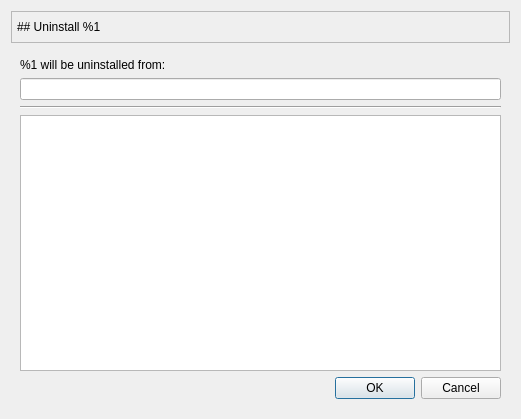
<?xml version="1.0" encoding="UTF-8"?>
<ui version="4.0">
 <class>Uninstaller</class>
 <widget class="QWidget" name="Uninstaller">
  <property name="geometry">
   <rect>
    <x>0</x>
    <y>0</y>
    <width>521</width>
    <height>419</height>
   </rect>
  </property>
  <property name="windowTitle">
   <string>Form</string>
  </property>
  <layout class="QGridLayout" name="gridLayout">
   <item row="1" column="0">
    <widget class="QStackedWidget" name="stackedWidget">
     <property name="currentIndex">
      <number>0</number>
     </property>
     <widget class="QWidget" name="page_1">
      <layout class="QVBoxLayout" name="verticalLayout">
       <item>
        <widget class="QLabel" name="label_page_1">
         <property name="sizePolicy">
          <sizepolicy hsizetype="Preferred" vsizetype="Minimum">
           <horstretch>0</horstretch>
           <verstretch>0</verstretch>
          </sizepolicy>
         </property>
         <property name="text">
          <string>%1 will be uninstalled from:</string>
         </property>
         <property name="textFormat">
          <enum>Qt::TextFormat::MarkdownText</enum>
         </property>
         <property name="wordWrap">
          <bool>true</bool>
         </property>
        </widget>
       </item>
       <item>
        <widget class="QLineEdit" name="appinstall_path">
         <property name="readOnly">
          <bool>true</bool>
         </property>
        </widget>
       </item>
       <item>
        <widget class="Line" name="line">
         <property name="orientation">
          <enum>Qt::Orientation::Horizontal</enum>
         </property>
        </widget>
       </item>
       <item>
        <widget class="QPlainTextEdit" name="filesReport">
         <property name="styleSheet">
          <string notr="true"/>
         </property>
        </widget>
       </item>
       <item>
        <widget class="QDialogButtonBox" name="buttonBox_1">
         <property name="standardButtons">
          <set>QDialogButtonBox::StandardButton::Cancel|QDialogButtonBox::StandardButton::Ok</set>
         </property>
        </widget>
       </item>
      </layout>
     </widget>
     <widget class="QWidget" name="page_2">
      <layout class="QVBoxLayout" name="verticalLayout_2">
       <item>
        <widget class="QProgressBar" name="uninstallProgress">
         <property name="value">
          <number>24</number>
         </property>
        </widget>
       </item>
       <item>
        <widget class="QPlainTextEdit" name="output">
         <property name="readOnly">
          <bool>true</bool>
         </property>
        </widget>
       </item>
       <item>
        <widget class="QDialogButtonBox" name="buttonBox_2">
         <property name="standardButtons">
          <set>QDialogButtonBox::StandardButton::Ok</set>
         </property>
        </widget>
       </item>
      </layout>
     </widget>
    </widget>
   </item>
   <item row="0" column="0">
    <widget class="QFrame" name="frame">
     <property name="maximumSize">
      <size>
       <width>16777215</width>
       <height>80</height>
      </size>
     </property>
     <property name="frameShape">
      <enum>QFrame::Shape::StyledPanel</enum>
     </property>
     <property name="frameShadow">
      <enum>QFrame::Shadow::Raised</enum>
     </property>
     <layout class="QHBoxLayout" name="horizontalLayout">
      <property name="leftMargin">
       <number>5</number>
      </property>
      <property name="topMargin">
       <number>5</number>
      </property>
      <property name="rightMargin">
       <number>5</number>
      </property>
      <property name="bottomMargin">
       <number>5</number>
      </property>
      <item>
       <widget class="QLabel" name="label_title">
        <property name="maximumSize">
         <size>
          <width>16777215</width>
          <height>80</height>
         </size>
        </property>
        <property name="text">
         <string>## Uninstall %1</string>
        </property>
        <property name="textFormat">
         <enum>Qt::TextFormat::MarkdownText</enum>
        </property>
        <property name="scaledContents">
         <bool>false</bool>
        </property>
       </widget>
      </item>
      <item>
       <spacer name="horizontalSpacer">
        <property name="orientation">
         <enum>Qt::Orientation::Horizontal</enum>
        </property>
        <property name="sizeHint" stdset="0">
         <size>
          <width>40</width>
          <height>20</height>
         </size>
        </property>
       </spacer>
      </item>
      <item>
       <widget class="QLabel" name="label_2">
        <property name="maximumSize">
         <size>
          <width>80</width>
          <height>80</height>
         </size>
        </property>
        <property name="text">
         <string/>
        </property>
        <property name="pixmap">
         <pixmap resource="uninstaller_resources.qrc">:/icons/icons/uninstaller.svg</pixmap>
        </property>
        <property name="scaledContents">
         <bool>false</bool>
        </property>
       </widget>
      </item>
     </layout>
    </widget>
   </item>
  </layout>
 </widget>
 <resources>
  <include location="uninstaller_resources.qrc"/>
 </resources>
 <connections/>
</ui>
